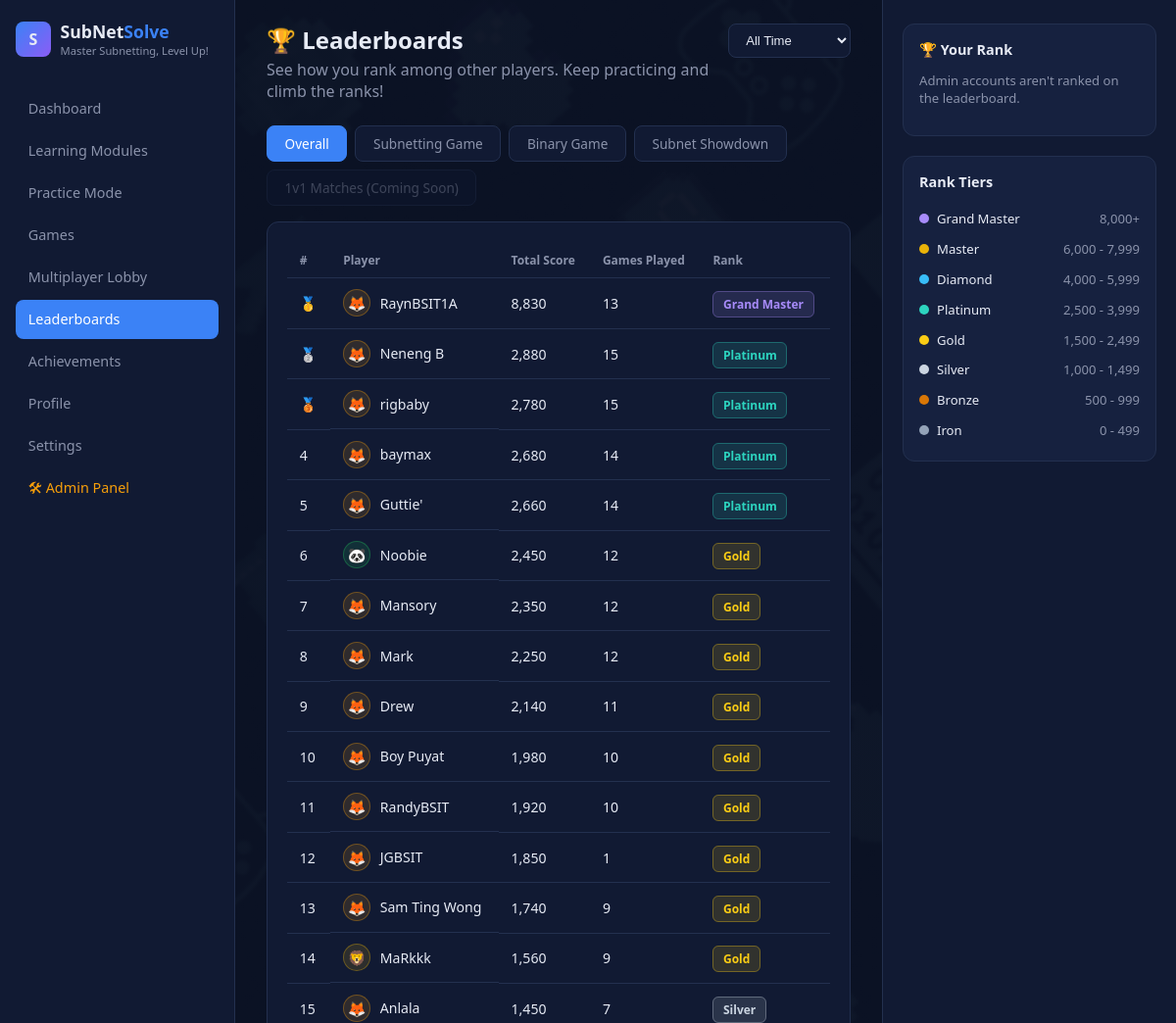
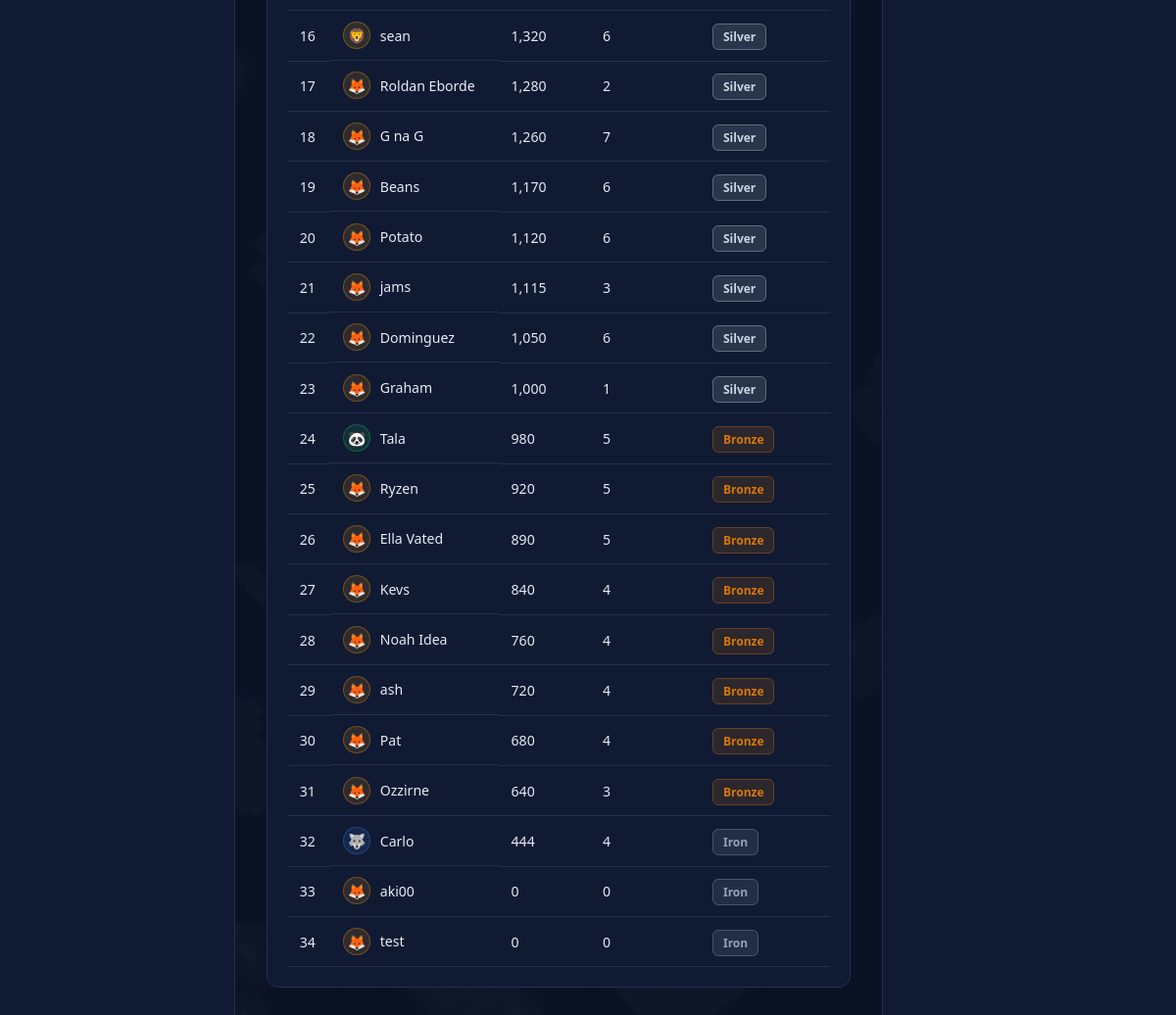
The page /leaderboards.php (signed in) on the database its author committed (2 pictures, top to bottom).
### tables this page shows
CREATE TABLE `user_progress` (
  `user_id` int(11) NOT NULL,
  `level` int(11) NOT NULL DEFAULT 1,
  `career_xp` int(11) NOT NULL DEFAULT 0,
  `total_xp` int(11) NOT NULL DEFAULT 0,
  `xp_to_next_level` int(11) NOT NULL DEFAULT 500,
  `lessons_completed` int(11) NOT NULL DEFAULT 0,
  `quizzes_completed` int(11) NOT NULL DEFAULT 0,
  `total_correct` int(11) NOT NULL DEFAULT 0,
  `total_wrong` int(11) NOT NULL DEFAULT 0,
  `current_streak` int(11) NOT NULL DEFAULT 0,
  `last_activity_date` date DEFAULT NULL,
  `last_daily_challenge_date` date DEFAULT NULL
);

CREATE TABLE `users` (
  `id` int(11) NOT NULL,
  `username` varchar(50) NOT NULL,
  `email` varchar(100) NOT NULL,
  `password` varchar(255) NOT NULL,
  `avatar` varchar(30) NOT NULL DEFAULT 'fox',
  `is_admin` tinyint(1) NOT NULL DEFAULT 0,
  `created_at` datetime NOT NULL
);

### leaderboards.php (the view, shortened to what this page needs)
<?php
require "config.php";
require "includes/avatars.php";
require "includes/rank_tiers.php";
$userId = $_SESSION["user_id"];
$validTabs = ["overall", "subnet", "binary", "showdown"];
$validPeriods = ["all", "7", "30"];
$tab = in_array($_GET["tab"] ?? "", $validTabs, true) ? $_GET["tab"] : "overall";
$period = in_array($_GET["period"] ?? "", $validPeriods, true) ? $_GET["period"] : "all";
$gameFilter = "";
$dateFilter = "";
$sql = "SELECT u.id, u.username, u.avatar, up.level,
        COALESCE(SUM(s.points), 0) AS total_score,
        COUNT(s.id) AS games_played
        FROM users u
        JOIN user_progress up ON up.user_id = u.id
        LEFT JOIN scores s ON s.user_id = u.id $gameFilter $dateFilter
        WHERE u.is_admin = 0
        GROUP BY u.id, u.username, u.avatar, up.level
        ORDER BY total_score DESC
        LIMIT 50";
$result = mysqli_query($conn, $sql);
$players = [];
$rank = 1;
while ($row = mysqli_fetch_assoc($result)) {
    $row["rank"] = $rank;
    $players[] = $row;
    $rank++;
}
$adminCheck = mysqli_fetch_assoc(mysqli_query($conn, "SELECT is_admin FROM users WHERE id = " . (int) $userId));
$viewerIsAdmin = !empty($adminCheck["is_admin"]);
function tab_url($tab, $period) { return "leaderboards.php?tab=$tab&period=$period"; }
$tiersList = get_rank_tiers();
$tierRanges = [];
foreach ($tiersList as $i => $t) {
    if ($i === 0) {
        $tierRanges[] = number_format($t["min"]) . "+";
    } else {
        $tierRanges[] = number_format($t["min"]) . " - " . number_format($tiersList[$i - 1]["min"] - 1);
    }
}
?>
<!DOCTYPE html>
<html lang="en">
<head>
    <link rel="stylesheet" href="dash.css">
    <link rel="stylesheet" href="game.css">
</head>
<body>
<div class="layout">
    <aside class="sidebar">
        <div class="brand">
            <div class="logo">S</div>
            <div>
                <h1>SubNet<span>Solve</span></h1>
                <p>Master Subnetting, Level Up!</p>
            </div>
        </div>
        <a href="dashboard.php" class="nav-link">Dashboard</a>
        <a href="learning_modules.php" class="nav-link">Learning Modules</a>
        <a href="practice.php" class="nav-link">Practice Mode</a>
        <a href="games.php" class="nav-link">Games</a>
        <a href="lobby.php" class="nav-link">Multiplayer Lobby</a>
        <a href="leaderboards.php" class="nav-link active">Leaderboards</a>
        <a href="achievements.php" class="nav-link">Achievements</a>
        <a href="profile.php" class="nav-link">Profile</a>
        <a href="settings.php" class="nav-link">Settings</a>
        <?php if ($viewerIsAdmin): ?>
            <a href="admin/dashboard.php" class="nav-link" style="color:var(--orange);">🛠 Admin Panel</a>
        <?php endif; ?>
    </aside>
    <main class="main">
        <div style="display:flex; justify-content:space-between; align-items:flex-start;">
            <div class="welcome">
                <h2>🏆 Leaderboards</h2>
                <p>See how you rank among other players. Keep practicing and climb the ranks!</p>
            </div>
            <select onchange="window.location.href=this.value" style="background:var(--panel); color:var(--text); border:1px solid var(--border); border-radius:8px; padding:0.5rem 0.8rem; font-size:0.82rem;">
                <option value="<?= tab_url($tab, 'all') ?>" <?= $period === 'all' ? 'selected' : '' ?>>All Time</option>
            </select>
        </div>
        <div class="tab-row">
            <a href="<?= tab_url('overall', $period) ?>" class="tab-btn <?= $tab === 'overall' ? 'active' : '' ?>">Overall</a>
            <a href="<?= tab_url('subnet', $period) ?>" class="tab-btn <?= $tab === 'subnet' ? 'active' : '' ?>">Subnetting Game</a>
            <a href="<?= tab_url('binary', $period) ?>" class="tab-btn <?= $tab === 'binary' ? 'active' : '' ?>">Binary Game</a>
            <a href="<?= tab_url('showdown', $period) ?>" class="tab-btn <?= $tab === 'showdown' ? 'active' : '' ?>">Subnet Showdown</a>
            <span class="tab-btn disabled">1v1 Matches (Coming Soon)</span>
        </div>
        <div class="explore-panel">
            <?php if (empty($players)): ?>
                <p style="color:var(--text-dim); font-size:0.9rem;">No scores yet for this filter — be the first to play!</p>
            <?php else: ?>
            <table class="lb-table">
                <tr><th>#</th><th>Player</th><th>Total Score</th><th>Games Played</th><th>Rank</th></tr>
                <?php foreach ($players as $p): ?>
                    <tr class="<?= (int) $p["id"] === (int) $userId ? "me" : "" ?>">
                        <td><?= $p["rank"] == 1 ? "🥇" : ($p["rank"] == 2 ? "🥈" : ($p["rank"] == 3 ? "🥉" : $p["rank"])) ?></td>
                        <td class="player-cell"><?= render_avatar($p["avatar"], 28) ?> <?= htmlspecialchars($p["username"]) ?></td>
                        <td><?= number_format($p["total_score"]) ?></td>
                        <td><?= $p["games_played"] ?></td>
                        <td><?= render_tier_badge($p["total_score"]) ?></td>
                    </tr>
                <?php endforeach; ?>
            </table>
            <?php endif; ?>
        </div>
    </main>
    <aside class="right-col">
        <div class="panel-box">
            <h4>🏆 Your Rank</h4>
            <?php if ($viewerIsAdmin): ?>
                <p style="font-size:0.82rem; color:var(--text-dim);">Admin accounts aren't ranked on the leaderboard.</p>
            <?php else: ?>
                <p style="font-size:0.82rem; color:var(--text-dim);">Play a game to appear on the leaderboard.</p>
            <?php endif; ?>
        </div>
        <div class="panel-box rank-tier-legend">
            <h4>Rank Tiers</h4>
            <?php foreach (get_rank_tiers() as $i => $t): ?>
                <div class="tier-row">
                    <div class="tier-name"><span class="tier-dot" style="background:<?= $t['color'] ?>;"></span><?= $t['name'] ?></div>
                    <span style="color:var(--text-dim);"><?= $tierRanges[$i] ?></span>
                </div>
            <?php endforeach; ?>
        </div>
    </aside>
</div>
</body>
</html>

### includes/avatars.php
<?php
function get_avatar_presets() {
    return [
        ["id" => "fox",     "emoji" => "🦊", "color" => "#f59e0b"],
        ["id" => "owl",     "emoji" => "🦉", "color" => "#8b5cf6"],
        ["id" => "wolf",    "emoji" => "🐺", "color" => "#3b82f6"],
        ["id" => "panda",   "emoji" => "🐼", "color" => "#22c55e"],
        ["id" => "lion",    "emoji" => "🦁", "color" => "#eab308"],
        ["id" => "octopus", "emoji" => "🐙", "color" => "#14b8a6"],
        ["id" => "dragon",  "emoji" => "🐉", "color" => "#ef4444"],
        ["id" => "robot",   "emoji" => "🤖", "color" => "#ec4899"],
    ];
}
function get_avatar_by_id($avatarId) {
    foreach (get_avatar_presets() as $a) {
        if ($a["id"] === $avatarId) return $a;
    }
    return ["id" => "fox", "emoji" => "🦊", "color" => "#f59e0b"];
}
function render_avatar($avatarId, $size = 34) {
    $a = get_avatar_by_id($avatarId);
    $fontSize = round($size * 0.55);
    return '<div style="width:' . $size . 'px; height:' . $size . 'px; border-radius:50%; background:' . $a["color"] . '22;
        display:flex; align-items:center; justify-content:center; font-size:' . $fontSize . 'px; flex-shrink:0;
        border:1px solid ' . $a["color"] . '55;">' . $a["emoji"] . '</div>';
}

### includes/rank_tiers.php
<?php
function get_rank_tiers() {
    return [
        ["name" => "Grand Master", "min" => 8000, "color" => "#a78bfa"],
        ["name" => "Master",       "min" => 6000, "color" => "#eab308"],
        ["name" => "Diamond",      "min" => 4000, "color" => "#38bdf8"],
        ["name" => "Platinum",     "min" => 2500, "color" => "#2dd4bf"],
        ["name" => "Gold",         "min" => 1500, "color" => "#facc15"],
        ["name" => "Silver",       "min" => 1000, "color" => "#cbd5e1"],
        ["name" => "Bronze",       "min" => 500,  "color" => "#d97706"],
        ["name" => "Iron",         "min" => 0,    "color" => "#94a3b8"],
    ];
}
function get_rank_tier_for_xp($xp) {
    $tiers = get_rank_tiers();
    foreach ($tiers as $tier) {
        if ($xp >= $tier["min"]) return $tier;
    }
    return end($tiers);
}
function render_tier_badge($xp) {
    $t = get_rank_tier_for_xp($xp);
    return '<span style="background:' . $t["color"] . '22; color:' . $t["color"] . '; border:1px solid ' . $t["color"] . '55;
        padding:0.25rem 0.6rem; border-radius:6px; font-size:0.75rem; font-weight:bold;">' . htmlspecialchars($t["name"]) . '</span>';
}

### dash.css (style rules this page uses)
:root { --bg: #0b1224; --panel: #111a33; --panel-light: #16213f; --border: #23304f; --text: #e7ebf5; --text-dim: #8b93ab; --blue: #3b82f6; --purple: #8b5cf6; --green: #22c55e; --orange: #f59e0b; --gold: #eab308; --teal: #14b8a6; --radius: 12px; }
* { box-sizing: border-box; }
body { margin: 0; font-family: "Segoe UI", Arial, sans-serif; background: linear-gradient(rgba(11,18,36,0.85), rgba(11,18,36,0.85)), url('images/Background_edited.png'); background-size: cover; background-position: center; background-attachment: fixed; color: var(--text); }
.layout { display: grid; grid-template-columns: 240px 1fr 300px; min-height: 100vh; }
.sidebar { background: var(--panel); border-right: 1px solid var(--border); padding: 1.25rem 1rem; display: flex; flex-direction: column; }
.brand { display: flex; align-items: center; gap: 0.6rem; margin-bottom: 2rem; }
.brand .logo { width: 36px; height: 36px; border-radius: 8px; background: linear-gradient(135deg, var(--blue), var(--purple)); display: flex; align-items: center; justify-content: center; font-weight: bold; }
.brand h1 { font-size: 1.1rem; margin: 0; }
.brand h1 span { color: var(--blue); }
.brand p { margin: 0; font-size: 0.7rem; color: var(--text-dim); }
.nav-link { display: flex; align-items: center; gap: 0.7rem; padding: 0.65rem 0.8rem; border-radius: 8px; color: var(--text-dim); text-decoration: none; font-size: 0.9rem; margin-bottom: 0.2rem; }
.nav-link.active { background: var(--blue); color: #fff; }
.main { padding: 1.5rem 2rem; }
.welcome h2 { margin: 0 0 0.2rem; }
.welcome p { margin: 0 0 1.5rem; color: var(--text-dim); }
.explore-panel { background: var(--panel); border: 1px solid var(--border); border-radius: var(--radius); padding: 1.25rem; margin-bottom: 1.5rem; }
.right-col { background: var(--panel); border-left: 1px solid var(--border); padding: 1.5rem 1.25rem; }
.panel-box { background: var(--panel-light); border: 1px solid var(--border); border-radius: var(--radius); padding: 1rem; margin-bottom: 1.25rem; }
.panel-box h4 { margin: 0 0 0.8rem; font-size: 0.9rem; display: flex; justify-content: space-between; }
html, body { width: 100%; max-width: 100%; overflow-x: hidden; }

### game.css (style rules this page uses)
.tab-row { display: flex; gap: 0.5rem; margin-bottom: 1rem; flex-wrap: wrap; }
.tab-btn { padding: 0.5rem 1.1rem; border-radius: 8px; border: 1px solid var(--border); background: var(--panel); color: var(--text-dim); font-size: 0.85rem; text-decoration: none; }
.tab-btn.active { background: var(--blue); color: #fff; border-color: var(--blue); }
.tab-btn.disabled { opacity: 0.4; pointer-events: none; }
.lb-table { width: 100%; border-collapse: collapse; }
.lb-table th { text-align: left; font-size: 0.75rem; color: var(--text-dim); padding: 0.6rem 0.8rem; border-bottom: 1px solid var(--border); }
.lb-table td { padding: 0.7rem 0.8rem; font-size: 0.88rem; border-bottom: 1px solid var(--border); }
.lb-table .player-cell { display: flex; align-items: center; gap: 0.6rem; }
.rank-tier-legend .tier-row { display: flex; justify-content: space-between; align-items: center; padding: 0.4rem 0; font-size: 0.82rem; }
.rank-tier-legend .tier-name { display: flex; align-items: center; gap: 0.5rem; }
.tier-dot { width: 10px; height: 10px; border-radius: 50%; display: inline-block; }
html, body { width: 100%; max-width: 100%; overflow-x: hidden; }

### animations.css (style rules this page uses)
body { animation: pageFadeIn 0.3s ease-out; }
.game-card, .showdown-card, .explore-panel, .admin-panel, .profile-hero, .auth-card { animation: bounceIn 0.6s cubic-bezier(0.34, 1.56, 0.64, 1) both; }
.btn, .auth-submit, .mode-pill, .type-pill, .tab-btn, .nav-link, .admin-nav-link { transition: transform 0.15s cubic-bezier(0.34, 1.56, 0.64, 1), background-color 0.2s ease, border-color 0.2s ease, box-shadow 0.2s ease, color 0.2s ease; }
.game-tile, .difficulty-card, .explore-card, .stat-card, .admin-stat-card, .badge-tile, .panel-box, .leaderboard-row, .live-lb-row, .mcq-option, .report-tile { transition: box-shadow 0.25s ease, border-color 0.2s ease, background-color 0.15s ease; }
a { transition: color 0.15s ease, opacity 0.15s ease; }

### rows shown on the page
user_progress: user_id.avatar "🦊", user_id.username "RaynBSIT1A", total_score "8,830", games_played "13", name "Grand Master"
user_progress: user_id.avatar "🦊", user_id.username "Neneng B", total_score "2,880", games_played "15", name "Platinum"
user_progress: user_id.avatar "🦊", user_id.username "rigbaby", total_score "2,780", games_played "15", name "Platinum"
user_progress: rank "4", user_id.avatar "🦊", user_id.username "baymax", total_score "2,680", games_played "14", name "Platinum"
user_progress: rank "5", user_id.avatar "🦊", user_id.username "Guttie'", total_score "2,660", games_played "14", name "Platinum"
user_progress: rank "6", user_id.avatar "🐼", user_id.username "Noobie", total_score "2,450", games_played "12", name "Gold"
user_progress: rank "7", user_id.avatar "🦊", user_id.username "Mansory", total_score "2,350", games_played "12", name "Gold"
user_progress: rank "8", user_id.avatar "🦊", user_id.username "Mark", total_score "2,250", games_played "12", name "Gold"
user_progress: rank "9", user_id.avatar "🦊", user_id.username "Drew", total_score "2,140", games_played "11", name "Gold"
user_progress: rank "10", user_id.avatar "🦊", user_id.username "Boy Puyat", total_score "1,980", games_played "10", name "Gold"
user_progress: rank "11", user_id.avatar "🦊", user_id.username "RandyBSIT", total_score "1,920", games_played "10", name "Gold"
user_progress: rank "12", user_id.avatar "🦊", user_id.username "JGBSIT", total_score "1,850", games_played "1", name "Gold"
user_progress: rank "13", user_id.avatar "🦊", user_id.username "Sam Ting Wong", total_score "1,740", games_played "9", name "Gold"
user_progress: rank "14", user_id.avatar "🦁", user_id.username "MaRkkk", total_score "1,560", games_played "9", name "Gold"
user_progress: rank "15", user_id.avatar "🦊", user_id.username "Anlala", total_score "1,450", games_played "7", name "Silver"
user_progress: rank "16", user_id.avatar "🦁", user_id.username "sean", total_score "1,320", games_played "6", name "Silver"
user_progress: rank "17", user_id.avatar "🦊", user_id.username "Roldan Eborde", total_score "1,280", games_played "2", name "Silver"
user_progress: rank "18", user_id.avatar "🦊", user_id.username "G na G", total_score "1,260", games_played "7", name "Silver"
user_progress: rank "19", user_id.avatar "🦊", user_id.username "Beans", total_score "1,170", games_played "6", name "Silver"
user_progress: rank "20", user_id.avatar "🦊", user_id.username "Potato", total_score "1,120", games_played "6", name "Silver"
user_progress: rank "21", user_id.avatar "🦊", user_id.username "jams", total_score "1,115", games_played "3", name "Silver"
user_progress: rank "22", user_id.avatar "🦊", user_id.username "Dominguez", total_score "1,050", games_played "6", name "Silver"
user_progress: rank "23", user_id.avatar "🦊", user_id.username "Graham", total_score "1,000", games_played "1", name "Silver"
user_progress: rank "24", user_id.avatar "🐼", user_id.username "Tala", total_score "980", games_played "5", name "Bronze"
user_progress: rank "25", user_id.avatar "🦊", user_id.username "Ryzen", total_score "920", games_played "5", name "Bronze"
user_progress: rank "26", user_id.avatar "🦊", user_id.username "Ella Vated", total_score "890", games_played "5", name "Bronze"
user_progress: rank "27", user_id.avatar "🦊", user_id.username "Kevs", total_score "840", games_played "4", name "Bronze"
user_progress: rank "28", user_id.avatar "🦊", user_id.username "Noah Idea", total_score "760", games_played "4", name "Bronze"
user_progress: rank "29", user_id.avatar "🦊", user_id.username "ash", total_score "720", games_played "4", name "Bronze"
user_progress: rank "30", user_id.avatar "🦊", user_id.username "Pat", total_score "680", games_played "4", name "Bronze"
user_progress: rank "31", user_id.avatar "🦊", user_id.username "Ozzirne", total_score "640", games_played "3", name "Bronze"
user_progress: rank "32", user_id.avatar "🐺", user_id.username "Carlo", total_score "444", games_played "4", name "Iron"
user_progress: rank "33", user_id.avatar "🦊", user_id.username "aki00", total_score "0", games_played "0", name "Iron"
user_progress: rank "34", user_id.avatar "🦊", user_id.username "test", total_score "0", games_played "0", name "Iron"

### other values the page prints
$t['name'] "Grand Master"
$tierRanges[$i] "8,000+"
$t['name'] "Master"
$tierRanges[$i] "6,000 - 7,999"
$t['name'] "Diamond"
$tierRanges[$i] "4,000 - 5,999"
$t['name'] "Platinum"
$tierRanges[$i] "2,500 - 3,999"
$t['name'] "Gold"
$tierRanges[$i] "1,500 - 2,499"
$t['name'] "Silver"
$tierRanges[$i] "1,000 - 1,499"
$t['name'] "Bronze"
$tierRanges[$i] "500 - 999"
$t['name'] "Iron"
